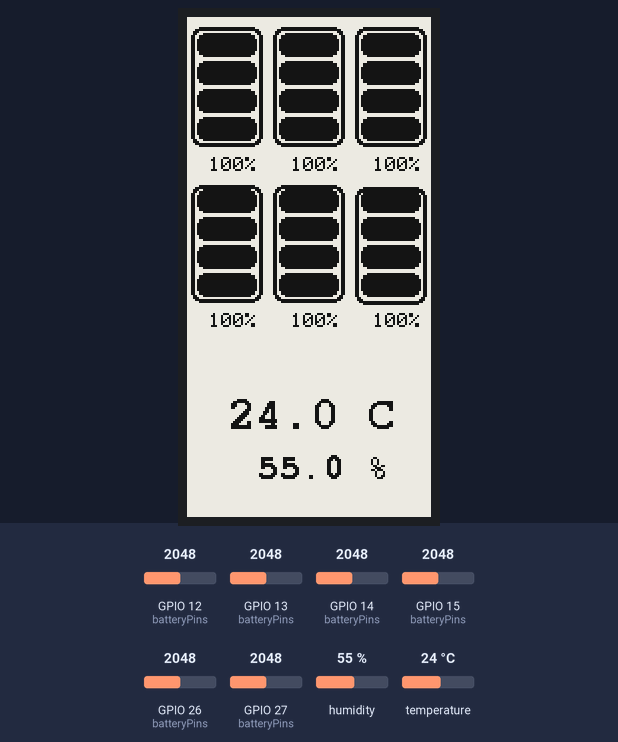
This sketch was run on a simulated ESP32. Parts: 122×250 one-colour display. Inputs (shaded band) come from the test bench; at power-on: humidity 55 %, GPIO 12 (batteryPins) = 2048, GPIO 13 (batteryPins) = 2048, GPIO 14 (batteryPins) = 2048, GPIO 15 (batteryPins) = 2048, GPIO 26 (batteryPins) = 2048, GPIO 27 (batteryPins) = 2048, temperature 24 °C. What the sketch prints to the serial monitor is not drawn.

Above: at 7.0 s.
7.1 s: humidity set to 22 %
At 15.1 s:
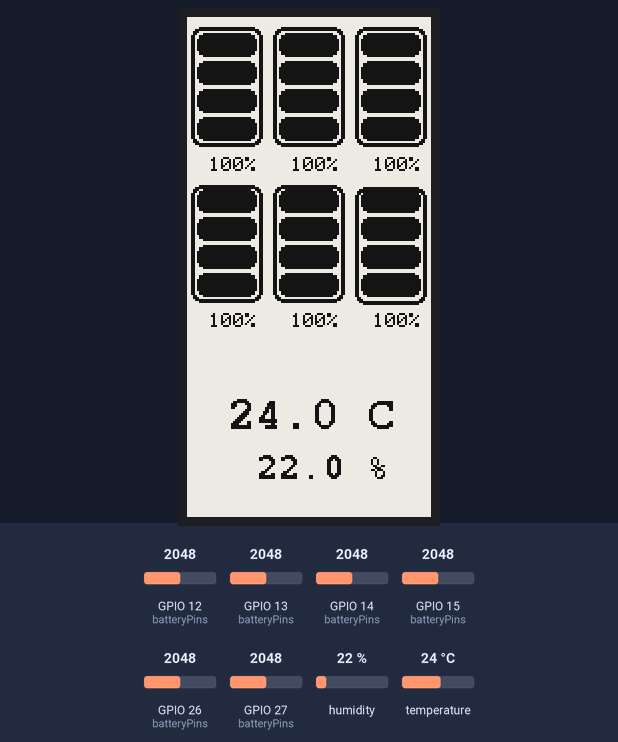
16.0 s: GPIO 12 (batteryPins) set to 122
At 23.3 s:
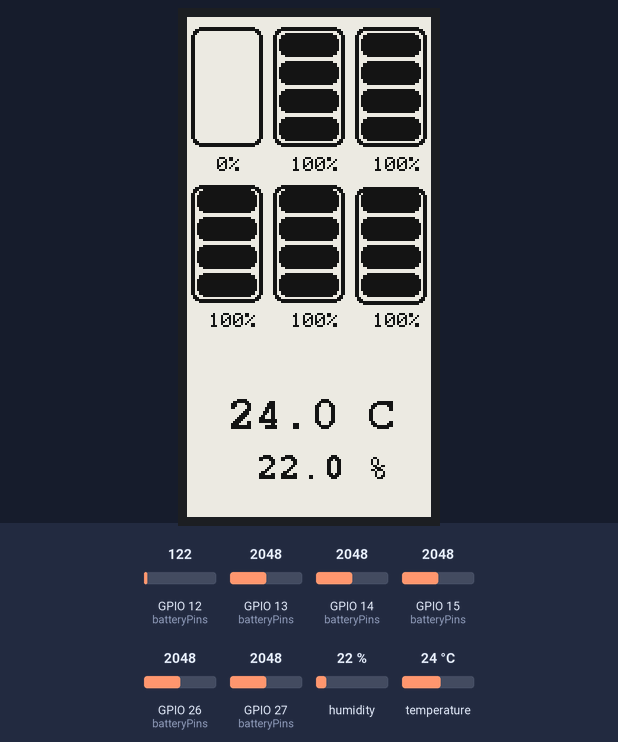
24.1 s: GPIO 13 (batteryPins) set to 122
At 31.4 s:
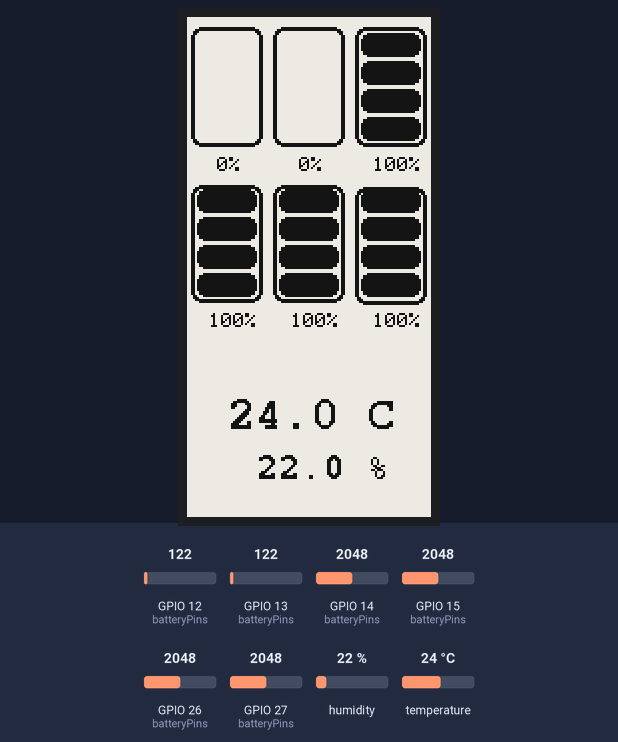
32.2 s: GPIO 14 (batteryPins) set to 122
At 39.6 s:
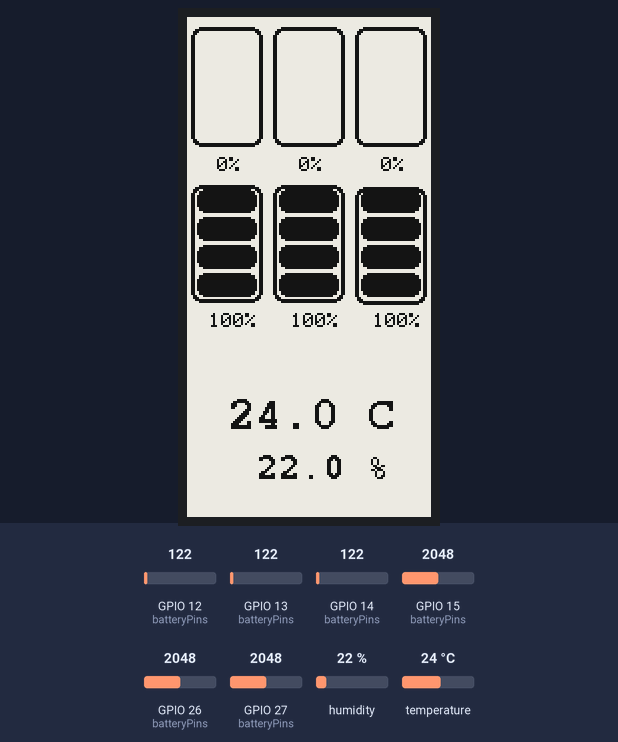
40.3 s: GPIO 15 (batteryPins) set to 122
At 47.7 s:
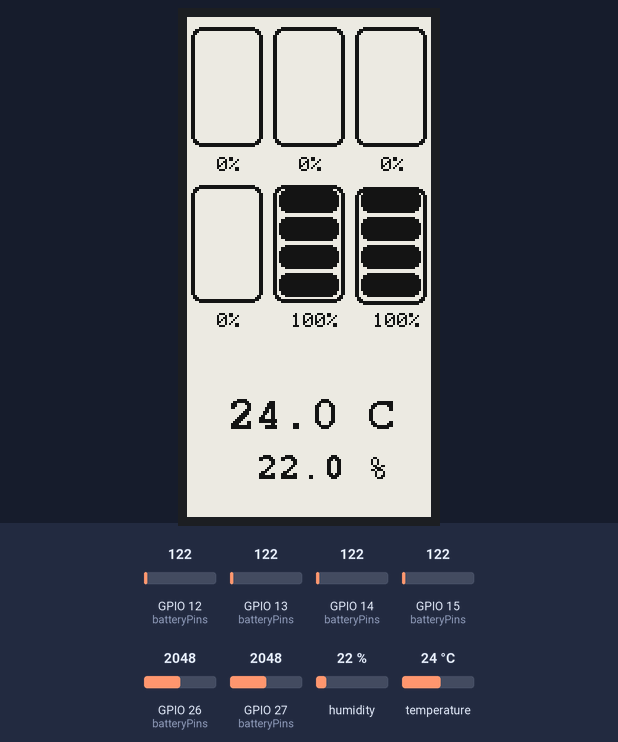
48.3 s: GPIO 26 (batteryPins) set to 122
At 55.9 s:
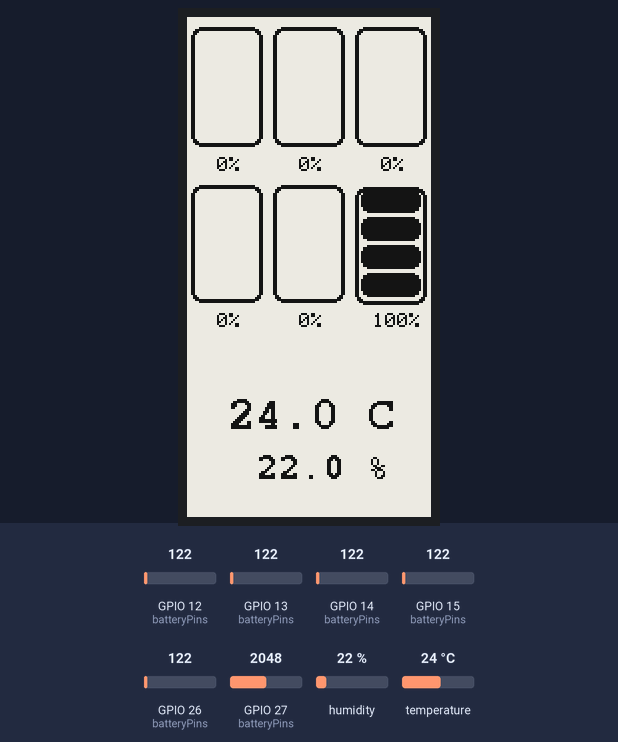
Timing chart, 0 to 57.4 s (numbered marks = the images above; inputs shaded):
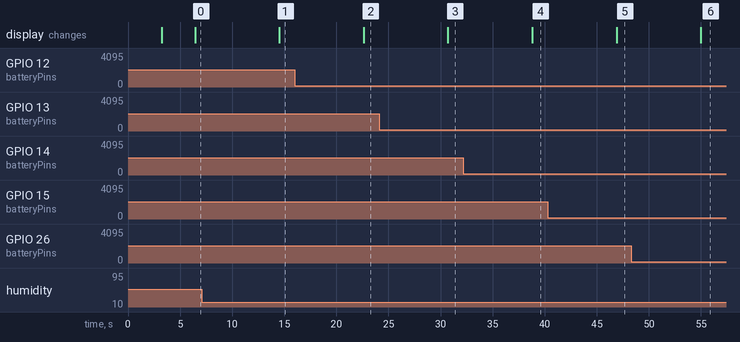

Measured:
- after the input at 7.1 s, the display: changes after 7.4 s (image 1)
- after the input at 16.0 s, the display: changes after 6.6 s (image 2)
- after the input at 24.1 s, the display: changes after 6.6 s (image 3)
- after the input at 32.2 s, the display: changes after 6.6 s (image 4)
- after the input at 40.3 s, the display: changes after 6.6 s (image 5)
- after the input at 48.3 s, the display: changes after 6.7 s (image 6)

The sketch:

MINI_TEST.ino
```cpp
#include <Wire.h>
#include <GxEPD2_BW.h>
#include <Fonts/FreeMonoBold9pt7b.h>
#include <Fonts/FreeMonoBold12pt7b.h>
#include "img.h" // Pozadi
#include "cudl.h" // Cudl
#include "Adafruit_SHT4x.h"

#define DC    17
#define RST   16
#define BUSY  4
#define POWER 2

// BATERIE ---------------------------------------------------------------
const int batteryPins[] = {12, 13, 14, 15, 26, 27}; // GPIO piny pro 6 baterií
const int batteryCount = 6;
const float R1 = 96500.0; // dělič napětí rezistory
const float R2 = 27500.0;
const int numSamples = 20;         // počet měření pro průměr
const float minVoltage = 3.3;      // napětí 0%
const float maxVoltage = 4.2;      // napětí 100%
int batteryPercentages[batteryCount]; // pole pro procenta baterií

// SHT4x senzor
Adafruit_SHT4x sht4 = Adafruit_SHT4x();

double shtTemperature = 0;
double shtHumidity = 0;

// Inicializace displeje 2.13" černobílý (SSD1680 driver)
GxEPD2_BW<GxEPD2_213_B74, GxEPD2_213_B74::HEIGHT> display(GxEPD2_213_B74(SS, DC, RST, BUSY));

void setup() {
  Serial.begin(115200);
  Serial.println();

  Wire.begin(21, 22); // SDA = GPIO21, SCL = GPIO22

  if (!sht4.begin()) {
    Serial.println("SHT4x sensor not found. Check wiring.");
    while (1) delay(1);
  }
  sht4.setPrecision(SHT4X_HIGH_PRECISION);
  sht4.setHeater(SHT4X_NO_HEATER);

  pinMode(POWER, OUTPUT);
  digitalWrite(POWER, HIGH);
  Serial.println("Display power ON");
  delay(1000);
  display.init(115200, true, 2, false);
  if (display.pages() > 1) {
    Serial.print("pages = ");
    Serial.print(display.pages());
    Serial.print(", page height = ");
    Serial.println(display.pageHeight());
    delay(1000);
  }
  render(); // výchozí zobrazení
  display.display(true);
  delay(100);
  digitalWrite(POWER, LOW);
  display.powerOff();
  Serial.println("setup done");
}

float readBatteryVoltage(int pin) {
  float sumVoltage = 0.0;
  for (int i = 0; i < numSamples; i++) {
    int rawValue = analogRead(pin);
    float voltageAtPin = (rawValue / 4095.0) * 3.3;
    float batteryVoltage = voltageAtPin * ((R1 + R2) / R2);
    sumVoltage += batteryVoltage;
    delay(2);
  }
  return sumVoltage / numSamples;
}

int voltageToPercent(float voltage) {
  if (voltage >= maxVoltage) return 100;
  else if (voltage <= minVoltage) return 0;
  else return (int)(((voltage - minVoltage) / (maxVoltage - minVoltage)) * 100);
}

void loop() {
  digitalWrite(POWER, HIGH);
  display.init(115200, true, 2, false);

  // Čtení baterií
  for (int i = 0; i < batteryCount; i++) {
    float voltage = readBatteryVoltage(batteryPins[i]);
    batteryPercentages[i] = voltageToPercent(voltage);
    Serial.print("Baterie ");
    Serial.print(i + 1);
    Serial.print(": ");
    Serial.print(voltage, 2);
    Serial.print(" V / Stav nabití: ");
    Serial.print(batteryPercentages[i]);
    Serial.println(" %");
  }

  // Čtení teploty a vlhkosti ze senzoru SHT4x
  sensors_event_t humidity, temp;
  sht4.getEvent(&humidity, &temp);
  shtTemperature = temp.temperature;
  shtHumidity = humidity.relative_humidity;

  Serial.print("Teplota senzoru: "); Serial.print(shtTemperature); Serial.println(" C");
  Serial.print("Vlhkost senzoru: "); Serial.print(shtHumidity); Serial.println(" %");

  render();
  display.display(true);

  digitalWrite(POWER, LOW);
  display.powerOff();

  delay(5000);
}

void render() {
  display.setRotation(0);
  display.setFont(0); // Nejmenší defaultní font
  display.setTextColor(GxEPD_BLACK);
  display.setFullWindow();
  display.firstPage();
  do {
    display.drawBitmap(0, 0, epd_bitmap_UX_128_250, 128, 250, GxEPD_BLACK);

    // Lambda pro vykreslení baterie
    auto drawBattery = [&](int x, int y, int percent) {
      if (percent == 100) display.setCursor(x + 6, y + 70);
      else display.setCursor(x + 10, y + 70);
      display.print(percent);
      display.print("%");
      if (percent > 75) {
        display.drawBitmap(x, y + 7, epd_bitmap_cudl, 31, 14, GxEPD_BLACK);
        display.drawBitmap(x, y + 21, epd_bitmap_cudl, 31, 14, GxEPD_BLACK);
        display.drawBitmap(x, y + 35, epd_bitmap_cudl, 31, 14, GxEPD_BLACK);
        display.drawBitmap(x, y + 49, epd_bitmap_cudl, 31, 14, GxEPD_BLACK);
      } else if (percent > 50) {
        display.drawBitmap(x, y + 21, epd_bitmap_cudl, 31, 14, GxEPD_BLACK);
        display.drawBitmap(x, y + 35, epd_bitmap_cudl, 31, 14, GxEPD_BLACK);
        display.drawBitmap(x, y + 49, epd_bitmap_cudl, 31, 14, GxEPD_BLACK);
      } else if (percent > 25) {
        display.drawBitmap(x, y + 35, epd_bitmap_cudl, 31, 14, GxEPD_BLACK);
        display.drawBitmap(x, y + 49, epd_bitmap_cudl, 31, 14, GxEPD_BLACK);
      } else if (percent > 0) {
        display.drawBitmap(x, y + 49, epd_bitmap_cudl, 31, 14, GxEPD_BLACK);
      }
    };

    // Vykreslení baterií
    drawBattery(5, 0, batteryPercentages[0]);
    drawBattery(46, 0, batteryPercentages[1]);
    drawBattery(87, 0, batteryPercentages[2]);
    drawBattery(5, 78, batteryPercentages[3]);
    drawBattery(46, 78, batteryPercentages[4]);
    drawBattery(87, 78, batteryPercentages[5]);

    // Zobrazení teploty ze senzoru
    display.setFont(&FreeMonoBold12pt7b);
    display.setCursor(20, 205);
    display.print(shtTemperature, 1);
    display.write(176);
    display.print(" C");

    // Zobrazení vlhkosti ze senzoru
    display.setFont(&FreeMonoBold9pt7b);
    display.setCursor(35, 230);
    display.print(shtHumidity, 1);
    display.write(176);
    display.print(" %");

  } while (display.nextPage());
}
```

cudl.h
```cpp
// 'cudl', 31x14px
const unsigned char epd_bitmap_cudl [] PROGMEM = {
  0x00, 0x00, 0x00, 0x00, 0x1f, 0xff, 0xff, 0xe0, 0x7f, 0xff, 0xff, 0xf8, 0x7f, 0xff, 0xff, 0xf8,
  0xff, 0xff, 0xff, 0xfc, 0xff, 0xff, 0xff, 0xfc, 0xff, 0xff, 0xff, 0xfc, 0xff, 0xff, 0xff, 0xfc,
  0xff, 0xff, 0xff, 0xfc, 0xff, 0xff, 0xff, 0xfc, 0x7f, 0xff, 0xff, 0xf8, 0x7f, 0xff, 0xff, 0xf8,
  0x1f, 0xff, 0xff, 0xe0, 0x00, 0x00, 0x00, 0x00
};

// Array of all bitmaps for convenience. (Total bytes used to store images in PROGMEM = 80)
const int epd_bitmap_allArray_LEN2 = 1;
const unsigned char* epd_bitmap_allArray2[1] = {
  epd_bitmap_cudl
};
```

Source omitted: img.h (data table, 25044 bytes)
